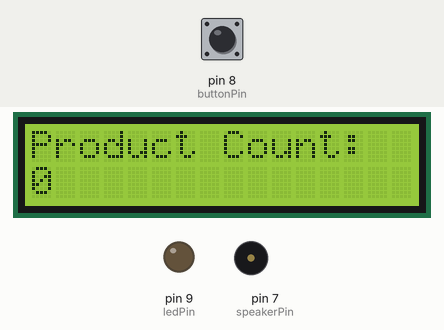
The sketch below on a simulated Arduino Uno, built with avr-gcc and run on an emulated ATmega328P. On the bench: 16×2 character LCD, output pins drawn as LEDs (lit = HIGH), buzzer (waves = sounding). Dashed ring = blinking. The test bench sets the inputs (shaded band); at power-on: pin 8 (buttonPin) HIGH.

Above: at 2.2 s.
2.3 s: pin 8 (buttonPin) pulled LOW for 0.15 s
At 2.62 s:
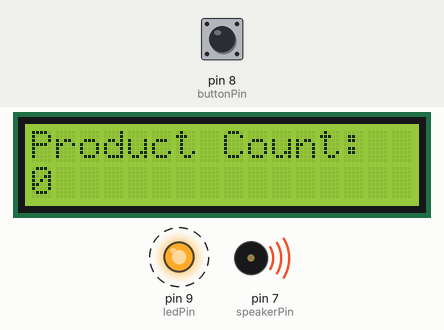
4.1 s: pin 8 (buttonPin) pulled LOW for 1 s
At 5.23 s:
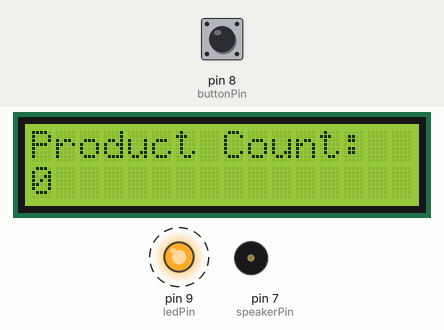
6.9 s: pin 8 (buttonPin) pulled LOW for 3.2 s
At 7.6 s:
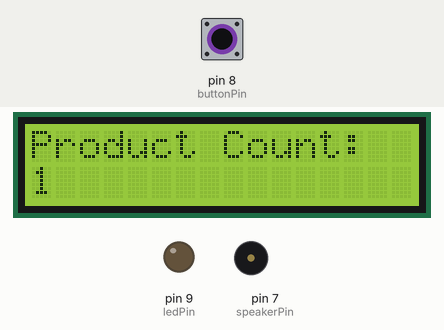
Timing chart, 0 to 12.0 s (numbered marks = the images above; inputs shaded):
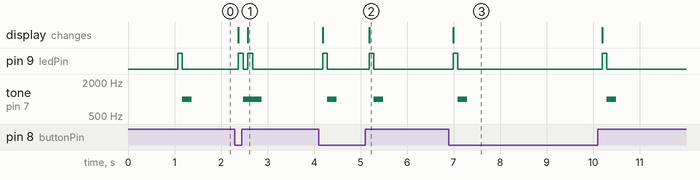

Measured:
- after the input at 2.3 s, pin 9 (ledPin): alternates HIGH for 0.10 s and LOW for 0.10 s, 4 changes in all, then stays LOW, starting after 0.07 s; tone on pin 7 (speakerPin): silent → 1000 Hz after 0.17 s, → silent 0.40 s later; the display: first changes after 0.07 s (image 1 shows a later state)
- after the input at 4.1 s, pin 9 (ledPin): alternates HIGH for 0.10 s and LOW for 0.90 s, starting after 0.08 s; tone on pin 7 (speakerPin): alternates 1000 Hz for 0.20 s and silent for 0.80 s, starting after 0.18 s; the display: first changes after 0.08 s (image 2 shows a later state)
- after the input at 6.9 s, pin 9 (ledPin): alternates HIGH for 0.10 s and LOW for 3.1 s, 4 changes in all, then stays LOW, starting after 0.09 s; tone on pin 7 (speakerPin): alternates 1000 Hz for 0.20 s and silent for 3.0 s, 4 changes in all, then stays silent, starting after 0.19 s; the display: changes after 0.09 s (image 3)

The sketch:

RITA.ino
```cpp
#include <LiquidCrystal.h>

const int buttonPin = 8;           // Pin connected to the push button
const int sensorPin = 6;          // Pin connected to the GUR03 ultrasonic sensor
const int ledPin = 9;             // Pin connected to the LED
const int speakerPin = 7;         // Pin connected to the speaker

LiquidCrystal lcd(12, 11, 5, 4, 3, 2);   // Pins connected to the LM016L LCD

int count = 0;                  // Counter variable
bool previousButtonState = false;   // Previous state of the push button

void setup() {
  pinMode(buttonPin, INPUT_PULLUP);
  pinMode(ledPin, OUTPUT);
  pinMode(speakerPin, OUTPUT);

  lcd.begin(16, 2);
  lcd.print("Product Count: ");
  lcd.setCursor(0, 1);
  lcd.print(count);

  delay(1000);
}

void loop() {
  bool buttonState = digitalRead(buttonPin);

  // Check if the button state has changed
  if (buttonState != previousButtonState) {
    if (buttonState == LOW) {
      // Start or resume counting
      count++;
      lcd.clear();
      lcd.print("Product Count: ");
      lcd.setCursor(0, 1);
      lcd.print(count);
    } else {
      // Button opened, stop counting and reset count
      count = 0;
      lcd.clear();
      lcd.print("Product Count: ");
      lcd.setCursor(0, 1);
      lcd.print(count);
    }

    // Blink the LED
    digitalWrite(ledPin, HIGH);
    delay(100);
    digitalWrite(ledPin, LOW);

    // Play a sound on the speaker
    tone(speakerPin, 1000, 200);
  }

  previousButtonState = buttonState;

  // Delay to avoid counting too rapidly
  delay(100);
}
```
